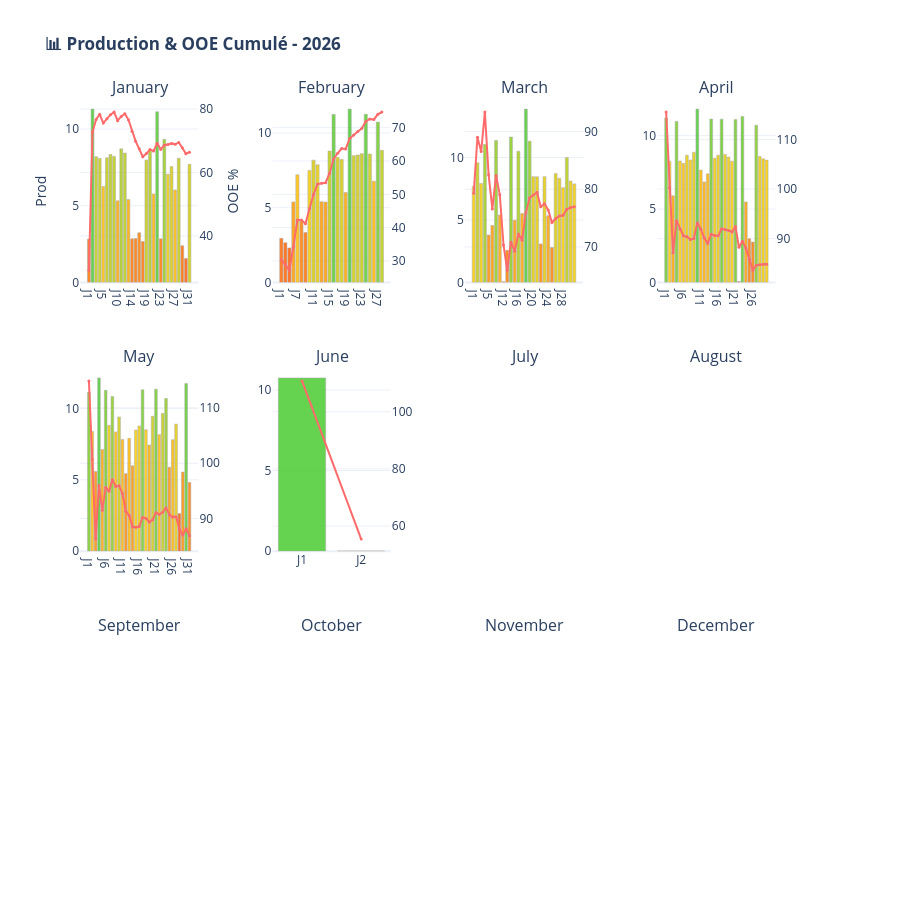

The notebook cell saved with this chart:
### Code cell
dashboard.plot_histogramme_annuee(annea=2026, nom_produit='Ester')

### Figure 1 — Plotly figure (JSON) as saved in the notebook; plotly's stock layout.template omitted (floating-point values rounded to 4 significant figures)
{"data": [{"hovertemplate": "<b>%{x}</b><br>Prod: %{y:.1f}<extra></extra>", "marker": {"color": ["rgba(255, 117, 0, 0.85)", "rgba(76, 204, 50, 0.85)", "rgba(190, 204, 18, 0.85)", "rgba(194, 204, 16, 0.85)", "rgba(255, 188, 0, 0.85)", "rgba(193, 204, 17, 0.85)", "rgba(185, 204, 19, 0.85)", "rgba(189, 204, 18, 0.85)", "rgba(255, 169, 0, 0.85)", "rgba(171, 204, 23, 0.85)", "rgba(181, 204, 20, 0.85)", "rgba(255, 170, 0, 0.85)", "rgba(255, 118, 0, 0.85)", "rgba(255, 118, 0, 0.85)", "rgba(255, 126, 0, 0.85)", "rgba(255, 114, 0, 0.85)", "rgba(198, 204, 15, 0.85)", "rgba(176, 204, 22, 0.85)", "rgba(255, 178, 0, 0.85)", "rgba(82, 204, 48, 0.85)", "rgba(255, 118, 0, 0.85)", "rgba(148, 204, 29, 0.85)", "rgba(232, 204, 6, 0.85)", "rgba(214, 204, 11, 0.85)", "rgba(255, 183, 0, 0.85)", "rgba(194, 204, 16, 0.85)", "rgba(255, 109, 0, 0.85)", "rgba(255, 92, 0, 0.85)", "rgba(208, 204, 12, 0.85)"], "line": {"color": "darkgray", "width": 0.5}}, "name": "Prod", "showlegend": false, "text": ["3", "11", "8", "8", "6", "8", "8", "8", "5", "9", "8", "5", "3", "3", "3", "3", "8", "9", "6", "11", "3", "9", "7", "8", "6", "8", "2", "2", "8"], "textposition": "none", "type": "bar", "x": ["J1", "J2", "J3", "J4", "J5", "J6", "J7", "J8", "J10", "J11", "J12", "J13", "J14", "J15", "J16", "J18", "J19", "J20", "J21", "J22", "J23", "J24", "J25", "J26", "J27", "J28", "J29", "J30", "J31"], "xaxis": "x", "y": [2.829, 11.3, 8.199, 8.086, 6.253, 8.126, 8.339, 8.216, 5.324, 8.709, 8.432, 5.409, 2.845, 2.86, 3.24, 2.666, 7.983, 8.583, 5.767, 11.12, 2.847, 9.332, 7.045, 7.55, 6.028, 8.09, 2.394, 1.564, 7.696], "yaxis": "y"}, {"hovertemplate": "<b>%{x}</b><br>OOE: %{y:.0f}%<extra></extra>", "line": {"color": "#FF6B6B", "width": 2}, "marker": {"color": "#FF6B6B", "size": 3}, "mode": "lines+markers", "name": "OOE", "showlegend": false, "type": "scatter", "x": ["J1", "J2", "J3", "J4", "J5", "J6", "J7", "J8", "J10", "J11", "J12", "J13", "J14", "J15", "J16", "J18", "J19", "J20", "J21", "J22", "J23", "J24", "J25", "J26", "J27", "J28", "J29", "J30", "J31"], "xaxis": "x", "y": [29.17, 72.82, 76.72, 78.38, 75.6, 76.96, 78.25, 79.06, 76.37, 77.71, 78.55, 76.65, 73.01, 69.9, 67.47, 64.97, 65.99, 67.24, 66.83, 69.22, 67.32, 68.64, 68.81, 69.18, 68.9, 69.46, 67.8, 65.96, 66.42], "yaxis": "y2"}, {"hovertemplate": "<b>%{x}</b><br>Prod: %{y:.1f}<extra></extra>", "marker": {"color": ["rgba(255, 104, 0, 0.85)", "rgba(255, 98, 0, 0.85)", "rgba(255, 92, 0, 0.85)", "rgba(255, 154, 0, 0.85)", "rgba(255, 191, 0, 0.85)", "rgba(255, 128, 0, 0.85)", "rgba(255, 112, 0, 0.85)", "rgba(245, 204, 2, 0.85)", "rgba(216, 204, 10, 0.85)", "rgba(229, 204, 7, 0.85)", "rgba(255, 154, 0, 0.85)", "rgba(255, 154, 0, 0.85)", "rgba(191, 204, 17, 0.85)", "rgba(91, 204, 45, 0.85)", "rgba(208, 204, 12, 0.85)", "rgba(214, 204, 11, 0.85)", "rgba(255, 167, 0, 0.85)", "rgba(76, 204, 50, 0.85)", "rgba(204, 204, 14, 0.85)", "rgba(202, 204, 14, 0.85)", "rgba(198, 204, 15, 0.85)", "rgba(90, 204, 46, 0.85)", "rgba(199, 204, 15, 0.85)", "rgba(255, 182, 0, 0.85)", "rgba(112, 204, 40, 0.85)", "rgba(189, 204, 18, 0.85)"], "line": {"color": "darkgray", "width": 0.5}}, "name": "Prod", "showlegend": false, "text": ["3", "3", "2", "5", "7", "4", "3", "7", "8", "8", "5", "5", "9", "11", "8", "8", "6", "12", "8", "9", "9", "11", "9", "7", "11", "9"], "textposition": "none", "type": "bar", "x": ["J1", "J2", "J3", "J6", "J7", "J8", "J9", "J10", "J11", "J12", "J13", "J14", "J15", "J16", "J17", "J18", "J19", "J20", "J21", "J22", "J23", "J24", "J25", "J26", "J27", "J28"], "xaxis": "x2", "y": [2.949, 2.655, 2.309, 5.386, 7.204, 4.099, 3.342, 7.484, 8.181, 7.873, 5.399, 5.38, 8.79, 11.24, 8.372, 8.232, 6.015, 11.6, 8.483, 8.525, 8.617, 11.25, 8.589, 6.77, 10.73, 8.837], "yaxis": "y3"}, {"hovertemplate": "<b>%{x}</b><br>OOE: %{y:.0f}%<extra></extra>", "line": {"color": "#FF6B6B", "width": 2}, "marker": {"color": "#FF6B6B", "size": 3}, "mode": "lines+markers", "name": "OOE", "showlegend": false, "type": "scatter", "x": ["J1", "J2", "J3", "J6", "J7", "J8", "J9", "J10", "J11", "J12", "J13", "J14", "J15", "J16", "J17", "J18", "J19", "J20", "J21", "J22", "J23", "J24", "J25", "J26", "J27", "J28"], "xaxis": "x2", "y": [30.41, 28.89, 27.19, 34.28, 42.28, 42.27, 41.16, 45.66, 49.96, 53.08, 53.31, 53.49, 56.35, 60.6, 62.31, 63.72, 63.62, 66.73, 67.82, 68.82, 69.77, 71.87, 72.6, 72.48, 74.01, 74.66], "yaxis": "y4"}, {"hovertemplate": "<b>%{x}</b><br>Prod: %{y:.1f}<extra></extra>", "marker": {"color": ["rgba(248, 204, 1, 0.85)", "rgba(196, 204, 16, 0.85)", "rgba(242, 204, 3, 0.85)", "rgba(155, 204, 27, 0.85)", "rgba(255, 142, 0, 0.85)", "rgba(255, 152, 0, 0.85)", "rgba(146, 204, 30, 0.85)", "rgba(255, 164, 0, 0.85)", "rgba(255, 92, 0, 0.85)", "rgba(255, 125, 0, 0.85)", "rgba(138, 204, 32, 0.85)", "rgba(255, 158, 0, 0.85)", "rgba(170, 204, 23, 0.85)", "rgba(255, 165, 0, 0.85)", "rgba(76, 204, 50, 0.85)", "rgba(147, 204, 29, 0.85)", "rgba(227, 204, 7, 0.85)", "rgba(227, 204, 7, 0.85)", "rgba(255, 132, 0, 0.85)", "rgba(227, 204, 7, 0.85)", "rgba(255, 163, 0, 0.85)", "rgba(255, 128, 0, 0.85)", "rgba(220, 204, 9, 0.85)", "rgba(230, 204, 6, 0.85)", "rgba(251, 204, 0, 0.85)", "rgba(184, 204, 19, 0.85)", "rgba(236, 204, 5, 0.85)", "rgba(243, 204, 3, 0.85)"], "line": {"color": "darkgray", "width": 0.5}}, "name": "Prod", "showlegend": false, "text": ["8", "10", "8", "11", "4", "5", "11", "5", "0", "3", "12", "5", "11", "6", "14", "11", "8", "8", "3", "8", "5", "3", "9", "8", "8", "10", "8", "8"], "textposition": "none", "type": "bar", "x": ["J1", "J2", "J3", "J4", "J5", "J6", "J7", "J8", "J12", "J13", "J14", "J15", "J16", "J17", "J18", "J19", "J20", "J21", "J22", "J23", "J24", "J25", "J26", "J27", "J28", "J29", "J30", "J31"], "xaxis": "x3", "y": [7.691, 9.577, 7.916, 11.05, 3.788, 4.558, 11.37, 5.404, 0.05063, 2.569, 11.65, 4.981, 10.5, 5.513, 13.88, 11.31, 8.471, 8.459, 3.083, 8.471, 5.341, 2.786, 8.716, 8.34, 7.585, 10.01, 8.116, 7.89], "yaxis": "y5"}, {"hovertemplate": "<b>%{x}</b><br>OOE: %{y:.0f}%<extra></extra>", "line": {"color": "#FF6B6B", "width": 2}, "marker": {"color": "#FF6B6B", "size": 3}, "mode": "lines+markers", "name": "OOE", "showlegend": false, "type": "scatter", "x": ["J1", "J2", "J3", "J4", "J5", "J6", "J7", "J8", "J12", "J13", "J14", "J15", "J16", "J17", "J18", "J19", "J20", "J21", "J22", "J23", "J24", "J25", "J26", "J27", "J28", "J29", "J30", "J31"], "xaxis": "x3", "y": [79.28, 89.01, 86.54, 93.37, 82.51, 76.59, 82.39, 79.06, 70.33, 65.95, 70.86, 69.24, 72.24, 71.14, 75.94, 78.48, 79.0, 79.46, 76.95, 77.47, 76.4, 74.23, 74.91, 75.37, 75.49, 76.55, 76.81, 76.98], "yaxis": "y6"}, {"hovertemplate": "<b>%{x}</b><br>Prod: %{y:.1f}<extra></extra>", "marker": {"color": ["rgba(106, 204, 41, 0.85)", "rgba(254, 204, 0, 0.85)", "rgba(255, 163, 0, 0.85)", "rgba(118, 204, 38, 0.85)", "rgba(253, 204, 0, 0.85)", "rgba(255, 190, 0, 0.85)", "rgba(233, 204, 6, 0.85)", "rgba(249, 204, 1, 0.85)", "rgba(222, 204, 8, 0.85)", "rgba(76, 204, 50, 0.85)", "rgba(255, 184, 0, 0.85)", "rgba(255, 174, 0, 0.85)", "rgba(255, 181, 0, 0.85)", "rgba(110, 204, 40, 0.85)", "rgba(243, 204, 3, 0.85)", "rgba(232, 204, 6, 0.85)", "rgba(110, 204, 40, 0.85)", "rgba(230, 204, 6, 0.85)", "rgba(239, 204, 4, 0.85)", "rgba(253, 204, 0, 0.85)", "rgba(112, 204, 40, 0.85)", "rgba(255, 92, 0, 0.85)", "rgba(101, 204, 43, 0.85)", "rgba(255, 158, 0, 0.85)", "rgba(255, 127, 0, 0.85)", "rgba(255, 124, 0, 0.85)", "rgba(131, 204, 34, 0.85)", "rgba(237, 204, 4, 0.85)", "rgba(245, 204, 2, 0.85)", "rgba(249, 204, 1, 0.85)"], "line": {"color": "darkgray", "width": 0.5}}, "name": "Prod", "showlegend": false, "text": ["11", "8", "6", "11", "8", "8", "9", "8", "9", "12", "8", "7", "7", "11", "8", "9", "11", "9", "9", "8", "11", "0", "11", "5", "3", "3", "11", "9", "8", "8"], "textposition": "none", "type": "bar", "x": ["J1", "J2", "J3", "J4", "J5", "J6", "J7", "J8", "J9", "J10", "J11", "J12", "J13", "J14", "J15", "J16", "J17", "J18", "J19", "J20", "J21", "J22", "J23", "J24", "J25", "J26", "J27", "J28", "J29", "J30"], "xaxis": "x4", "y": [11.21, 8.249, 5.898, 10.97, 8.27, 8.105, 8.665, 8.342, 8.872, 11.81, 7.655, 6.839, 7.397, 11.13, 8.46, 8.672, 11.13, 8.714, 8.544, 8.263, 11.1, 0.05549, 11.31, 5.482, 2.971, 2.748, 10.71, 8.574, 8.422, 8.336], "yaxis": "y7"}, {"hovertemplate": "<b>%{x}</b><br>OOE: %{y:.0f}%<extra></extra>", "line": {"color": "#FF6B6B", "width": 2}, "marker": {"color": "#FF6B6B", "size": 3}, "mode": "lines+markers", "name": "OOE", "showlegend": false, "type": "scatter", "x": ["J1", "J2", "J3", "J4", "J5", "J6", "J7", "J8", "J9", "J10", "J11", "J12", "J13", "J14", "J15", "J16", "J17", "J18", "J19", "J20", "J21", "J22", "J23", "J24", "J25", "J26", "J27", "J28", "J29", "J30"], "xaxis": "x4", "y": [115.5, 100.3, 87.13, 93.63, 91.95, 90.55, 90.38, 89.83, 90.01, 93.19, 91.89, 90.11, 89.04, 90.87, 90.63, 90.55, 91.97, 91.86, 91.66, 91.33, 92.43, 88.26, 89.49, 88.11, 85.82, 83.6, 84.6, 84.73, 84.81, 84.84], "yaxis": "y8"}, {"hovertemplate": "<b>%{x}</b><br>Prod: %{y:.1f}<extra></extra>", "marker": {"color": ["rgba(124, 204, 36, 0.85)", "rgba(255, 191, 0, 0.85)", "rgba(255, 142, 0, 0.85)", "rgba(76, 204, 50, 0.85)", "rgba(255, 169, 0, 0.85)", "rgba(118, 204, 38, 0.85)", "rgba(236, 204, 5, 0.85)", "rgba(139, 204, 32, 0.85)", "rgba(255, 190, 0, 0.85)", "rgba(207, 204, 13, 0.85)", "rgba(255, 181, 0, 0.85)", "rgba(255, 140, 0, 0.85)", "rgba(255, 182, 0, 0.85)", "rgba(255, 149, 0, 0.85)", "rgba(252, 204, 0, 0.85)", "rgba(238, 204, 4, 0.85)", "rgba(116, 204, 38, 0.85)", "rgba(251, 204, 1, 0.85)", "rgba(255, 174, 0, 0.85)", "rgba(206, 204, 13, 0.85)", "rgba(114, 204, 39, 0.85)", "rgba(255, 187, 0, 0.85)", "rgba(196, 204, 16, 0.85)", "rgba(145, 204, 30, 0.85)", "rgba(255, 147, 0, 0.85)", "rgba(255, 181, 0, 0.85)", "rgba(232, 204, 6, 0.85)", "rgba(255, 92, 0, 0.85)", "rgba(255, 142, 0, 0.85)", "rgba(95, 204, 44, 0.85)", "rgba(255, 129, 0, 0.85)"], "line": {"color": "darkgray", "width": 0.5}}, "name": "Prod", "showlegend": false, "text": ["11", "8", "6", "12", "7", "11", "9", "11", "8", "9", "8", "5", "8", "6", "8", "9", "11", "9", "7", "9", "11", "8", "10", "11", "6", "8", "9", "3", "6", "12", "5"], "textposition": "none", "type": "bar", "x": ["J1", "J2", "J3", "J4", "J5", "J6", "J7", "J8", "J9", "J10", "J11", "J12", "J13", "J14", "J15", "J16", "J17", "J18", "J19", "J20", "J21", "J22", "J23", "J24", "J25", "J26", "J27", "J28", "J29", "J30", "J31"], "xaxis": "x5", "y": [11.14, 8.385, 5.582, 12.14, 7.126, 11.27, 8.818, 10.83, 8.353, 9.407, 7.825, 5.429, 7.907, 5.982, 8.483, 8.768, 11.31, 8.509, 7.437, 9.448, 11.35, 8.164, 9.65, 10.7, 5.882, 7.808, 8.902, 2.648, 5.541, 11.74, 4.81], "yaxis": "y9"}, {"hovertemplate": "<b>%{x}</b><br>OOE: %{y:.0f}%<extra></extra>", "line": {"color": "#FF6B6B", "width": 2}, "marker": {"color": "#FF6B6B", "size": 3}, "mode": "lines+markers", "name": "OOE", "showlegend": false, "type": "scatter", "x": ["J1", "J2", "J3", "J4", "J5", "J6", "J7", "J8", "J9", "J10", "J11", "J12", "J13", "J14", "J15", "J16", "J17", "J18", "J19", "J20", "J21", "J22", "J23", "J24", "J25", "J26", "J27", "J28", "J29", "J30", "J31"], "xaxis": "x5", "y": [114.9, 100.7, 86.29, 96.0, 91.49, 95.61, 94.94, 97.03, 95.81, 95.93, 94.54, 91.33, 90.57, 88.51, 88.44, 88.56, 90.21, 90.07, 89.36, 89.77, 91.06, 90.75, 91.13, 91.93, 90.68, 90.28, 90.34, 88.09, 87.02, 88.15, 86.91], "yaxis": "y10"}, {"hovertemplate": "<b>%{x}</b><br>Prod: %{y:.1f}<extra></extra>", "marker": {"color": ["rgba(76, 204, 50, 0.85)", "rgba(255, 92, 0, 0.85)"], "line": {"color": "darkgray", "width": 0.5}}, "name": "Prod", "showlegend": false, "text": ["11", "0"], "textposition": "none", "type": "bar", "x": ["J1", "J2"], "xaxis": "x6", "y": [10.75, 0.01142], "yaxis": "y11"}, {"hovertemplate": "<b>%{x}</b><br>OOE: %{y:.0f}%<extra></extra>", "line": {"color": "#FF6B6B", "width": 2}, "marker": {"color": "#FF6B6B", "size": 3}, "mode": "lines+markers", "name": "OOE", "showlegend": false, "type": "scatter", "x": ["J1", "J2"], "xaxis": "x6", "y": [110.8, 55.46], "yaxis": "y12"}], "layout": {"annotations": [{"font": {"size": 16}, "showarrow": false, "text": "January", "x": 0.08, "xanchor": "center", "xref": "paper", "y": 1, "yanchor": "bottom", "yref": "paper"}, {"font": {"size": 16}, "showarrow": false, "text": "February", "x": 0.34, "xanchor": "center", "xref": "paper", "y": 1, "yanchor": "bottom", "yref": "paper"}, {"font": {"size": 16}, "showarrow": false, "text": "March", "x": 0.6, "xanchor": "center", "xref": "paper", "y": 1, "yanchor": "bottom", "yref": "paper"}, {"font": {"size": 16}, "showarrow": false, "text": "April", "x": 0.86, "xanchor": "center", "xref": "paper", "y": 1, "yanchor": "bottom", "yref": "paper"}, {"font": {"size": 16}, "showarrow": false, "text": "May", "x": 0.08, "xanchor": "center", "xref": "paper", "y": 0.6267, "yanchor": "bottom", "yref": "paper"}, {"font": {"size": 16}, "showarrow": false, "text": "June", "x": 0.34, "xanchor": "center", "xref": "paper", "y": 0.6267, "yanchor": "bottom", "yref": "paper"}, {"font": {"size": 16}, "showarrow": false, "text": "July", "x": 0.6, "xanchor": "center", "xref": "paper", "y": 0.6267, "yanchor": "bottom", "yref": "paper"}, {"font": {"size": 16}, "showarrow": false, "text": "August", "x": 0.86, "xanchor": "center", "xref": "paper", "y": 0.6267, "yanchor": "bottom", "yref": "paper"}, {"font": {"size": 16}, "showarrow": false, "text": "September", "x": 0.08, "xanchor": "center", "xref": "paper", "y": 0.2533, "yanchor": "bottom", "yref": "paper"}, {"font": {"size": 16}, "showarrow": false, "text": "October", "x": 0.34, "xanchor": "center", "xref": "paper", "y": 0.2533, "yanchor": "bottom", "yref": "paper"}, {"font": {"size": 16}, "showarrow": false, "text": "November", "x": 0.6, "xanchor": "center", "xref": "paper", "y": 0.2533, "yanchor": "bottom", "yref": "paper"}, {"font": {"size": 16}, "showarrow": false, "text": "December", "x": 0.86, "xanchor": "center", "xref": "paper", "y": 0.2533, "yanchor": "bottom", "yref": "paper"}], "height": 900, "hovermode": "closest", "showlegend": false, "title": {"text": "<b>📊 Production & OOE Cumulé - 2026</b>"}, "xaxis": {"anchor": "y", "domain": [0, 0.16]}, "xaxis10": {"anchor": "y19", "domain": [0.26, 0.42]}, "xaxis11": {"anchor": "y21", "domain": [0.52, 0.68]}, "xaxis12": {"anchor": "y23", "domain": [0.78, 0.94]}, "xaxis2": {"anchor": "y3", "domain": [0.26, 0.42]}, "xaxis3": {"anchor": "y5", "domain": [0.52, 0.68]}, "xaxis4": {"anchor": "y7", "domain": [0.78, 0.94]}, "xaxis5": {"anchor": "y9", "domain": [0, 0.16]}, "xaxis6": {"anchor": "y11", "domain": [0.26, 0.42]}, "xaxis7": {"anchor": "y13", "domain": [0.52, 0.68]}, "xaxis8": {"anchor": "y15", "domain": [0.78, 0.94]}, "xaxis9": {"anchor": "y17", "domain": [0, 0.16]}, "yaxis": {"anchor": "x", "domain": [0.7467, 1], "title": {"text": "Prod"}}, "yaxis10": {"anchor": "x5", "overlaying": "y9", "side": "right"}, "yaxis11": {"anchor": "x6", "domain": [0.3733, 0.6267]}, "yaxis12": {"anchor": "x6", "overlaying": "y11", "side": "right"}, "yaxis13": {"anchor": "x7", "domain": [0.3733, 0.6267]}, "yaxis14": {"anchor": "x7", "overlaying": "y13", "side": "right"}, "yaxis15": {"anchor": "x8", "domain": [0.3733, 0.6267]}, "yaxis16": {"anchor": "x8", "overlaying": "y15", "side": "right"}, "yaxis17": {"anchor": "x9", "domain": [0, 0.2533]}, "yaxis18": {"anchor": "x9", "overlaying": "y17", "side": "right"}, "yaxis19": {"anchor": "x10", "domain": [0, 0.2533]}, "yaxis2": {"anchor": "x", "overlaying": "y", "side": "right", "title": {"text": "OOE %"}}, "yaxis20": {"anchor": "x10", "overlaying": "y19", "side": "right"}, "yaxis21": {"anchor": "x11", "domain": [0, 0.2533]}, "yaxis22": {"anchor": "x11", "overlaying": "y21", "side": "right"}, "yaxis23": {"anchor": "x12", "domain": [0, 0.2533]}, "yaxis24": {"anchor": "x12", "overlaying": "y23", "side": "right"}, "yaxis3": {"anchor": "x2", "domain": [0.7467, 1]}, "yaxis4": {"anchor": "x2", "overlaying": "y3", "side": "right"}, "yaxis5": {"anchor": "x3", "domain": [0.7467, 1]}, "yaxis6": {"anchor": "x3", "overlaying": "y5", "side": "right"}, "yaxis7": {"anchor": "x4", "domain": [0.7467, 1]}, "yaxis8": {"anchor": "x4", "overlaying": "y7", "side": "right"}, "yaxis9": {"anchor": "x5", "domain": [0.3733, 0.6267]}}}
